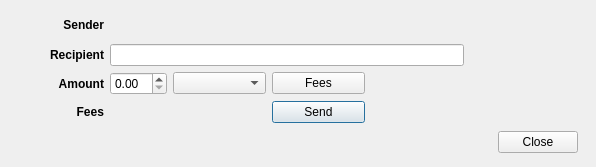
<?xml version="1.0" encoding="UTF-8"?>
<ui version="4.0">
 <class>TransferDialog</class>
 <widget class="QDialog" name="TransferDialog">
  <property name="geometry">
   <rect>
    <x>0</x>
    <y>0</y>
    <width>596</width>
    <height>167</height>
   </rect>
  </property>
  <property name="windowTitle">
   <string>Transfer</string>
  </property>
  <layout class="QGridLayout" name="gridLayout">
   <item row="3" column="3">
    <widget class="QPushButton" name="sendButton">
     <property name="text">
      <string>Send</string>
     </property>
    </widget>
   </item>
   <item row="2" column="3">
    <widget class="QPushButton" name="feesButton">
     <property name="text">
      <string>Fees</string>
     </property>
    </widget>
   </item>
   <item row="3" column="0">
    <widget class="QLabel" name="feesLabel">
     <property name="font">
      <font>
       <weight>75</weight>
       <bold>true</bold>
      </font>
     </property>
     <property name="text">
      <string>Fees</string>
     </property>
     <property name="alignment">
      <set>Qt::AlignRight|Qt::AlignTrailing|Qt::AlignVCenter</set>
     </property>
    </widget>
   </item>
   <item row="2" column="2">
    <widget class="QComboBox" name="amountUnitComboBox"/>
   </item>
   <item row="0" column="8">
    <widget class="QLabel" name="senderBalanceValueLabel">
     <property name="text">
      <string/>
     </property>
    </widget>
   </item>
   <item row="1" column="8">
    <widget class="QLabel" name="recipientBalanceValueLabel">
     <property name="text">
      <string/>
     </property>
    </widget>
   </item>
   <item row="2" column="0">
    <widget class="QLabel" name="amountLabel">
     <property name="font">
      <font>
       <weight>75</weight>
       <bold>true</bold>
      </font>
     </property>
     <property name="text">
      <string>Amount</string>
     </property>
     <property name="alignment">
      <set>Qt::AlignRight|Qt::AlignTrailing|Qt::AlignVCenter</set>
     </property>
    </widget>
   </item>
   <item row="2" column="1">
    <widget class="QDoubleSpinBox" name="amountDoubleSpinBox">
     <property name="sizePolicy">
      <sizepolicy hsizetype="Fixed" vsizetype="Fixed">
       <horstretch>0</horstretch>
       <verstretch>0</verstretch>
      </sizepolicy>
     </property>
    </widget>
   </item>
   <item row="1" column="0">
    <widget class="QLabel" name="recipientLabel">
     <property name="font">
      <font>
       <weight>75</weight>
       <bold>true</bold>
      </font>
     </property>
     <property name="text">
      <string>Recipient</string>
     </property>
     <property name="alignment">
      <set>Qt::AlignRight|Qt::AlignTrailing|Qt::AlignVCenter</set>
     </property>
    </widget>
   </item>
   <item row="1" column="1" colspan="4">
    <widget class="QLineEdit" name="recipientAddressLineEdit">
     <property name="sizePolicy">
      <sizepolicy hsizetype="Preferred" vsizetype="Fixed">
       <horstretch>0</horstretch>
       <verstretch>0</verstretch>
      </sizepolicy>
     </property>
    </widget>
   </item>
   <item row="4" column="1" colspan="4">
    <widget class="QLabel" name="sendStatusLabel">
     <property name="styleSheet">
      <string notr="true"/>
     </property>
     <property name="text">
      <string/>
     </property>
     <property name="alignment">
      <set>Qt::AlignCenter</set>
     </property>
    </widget>
   </item>
   <item row="0" column="0">
    <widget class="QLabel" name="senderLabel">
     <property name="font">
      <font>
       <weight>75</weight>
       <bold>true</bold>
      </font>
     </property>
     <property name="text">
      <string>Sender</string>
     </property>
     <property name="alignment">
      <set>Qt::AlignRight|Qt::AlignTrailing|Qt::AlignVCenter</set>
     </property>
    </widget>
   </item>
   <item row="0" column="1" colspan="4">
    <widget class="QLabel" name="senderAddressValueLabel">
     <property name="text">
      <string/>
     </property>
    </widget>
   </item>
   <item row="4" column="8" alignment="Qt::AlignHCenter">
    <widget class="QDialogButtonBox" name="buttonBox">
     <property name="sizePolicy">
      <sizepolicy hsizetype="Preferred" vsizetype="Preferred">
       <horstretch>0</horstretch>
       <verstretch>0</verstretch>
      </sizepolicy>
     </property>
     <property name="standardButtons">
      <set>QDialogButtonBox::Close</set>
     </property>
    </widget>
   </item>
   <item row="2" column="5">
    <widget class="QLabel" name="loaderIconLabel">
     <property name="enabled">
      <bool>true</bool>
     </property>
     <property name="maximumSize">
      <size>
       <width>16</width>
       <height>16</height>
      </size>
     </property>
     <property name="text">
      <string/>
     </property>
     <property name="scaledContents">
      <bool>true</bool>
     </property>
    </widget>
   </item>
   <item row="3" column="1">
    <widget class="QLabel" name="feesValueLabel">
     <property name="text">
      <string/>
     </property>
    </widget>
   </item>
  </layout>
 </widget>
 <tabstops>
  <tabstop>recipientAddressLineEdit</tabstop>
  <tabstop>amountDoubleSpinBox</tabstop>
  <tabstop>amountUnitComboBox</tabstop>
  <tabstop>feesButton</tabstop>
  <tabstop>sendButton</tabstop>
 </tabstops>
 <resources>
  <include location="../../icons/tikka.slots.pyqt.resources.icons.index.qrc"/>
 </resources>
 <connections/>
</ui>
